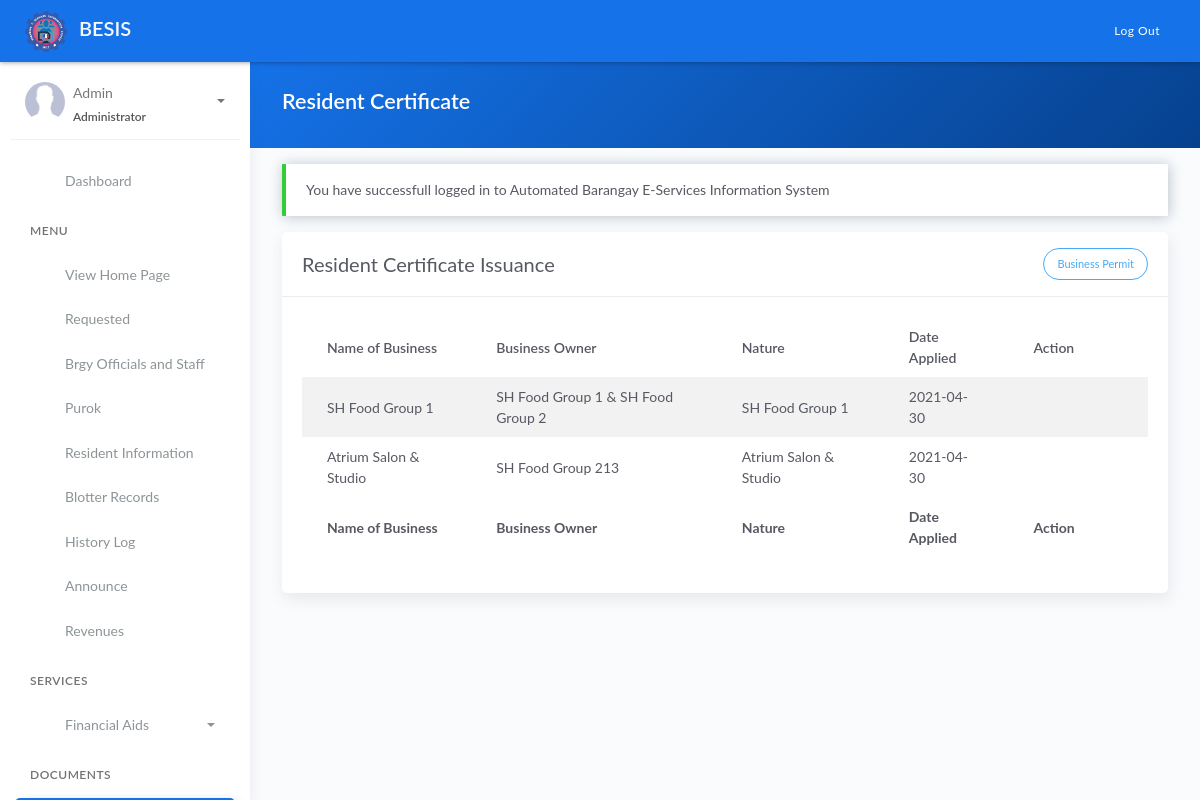
The page /business_permit.php (signed in) on the database as committed earlier.
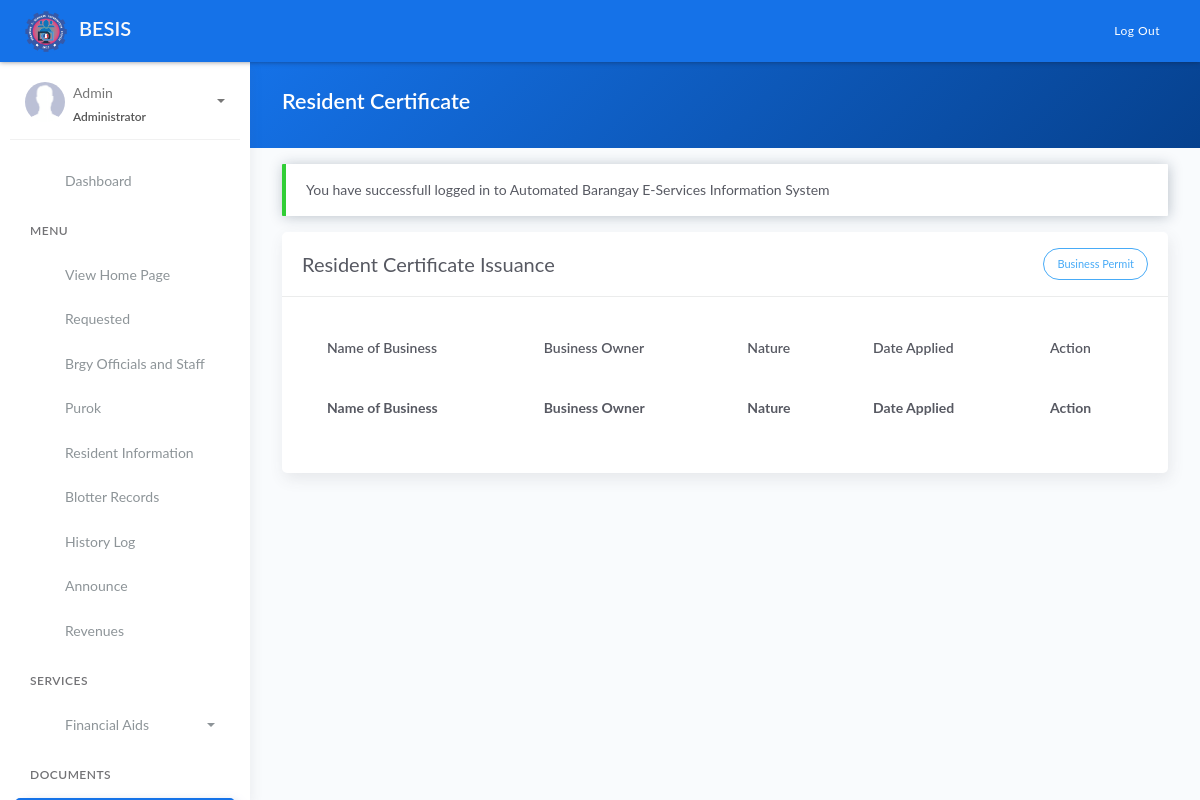
The same page on the database as committed later.
### tables this page shows
CREATE TABLE `tblpermit` (
  `id` int(11) NOT NULL AUTO_INCREMENT,
  `name` varchar(80) DEFAULT NULL,
  `owner1` varchar(200) DEFAULT NULL,
  `owner2` varchar(80) DEFAULT NULL,
  `nature` varchar(220) DEFAULT NULL,
  `applied` date DEFAULT NULL,
  PRIMARY KEY (`id`)
);

### business_permit.php (the view, shortened to what this page needs)
<?php include 'server/server.php' ?>
<?php
	$query = "SELECT * FROM tblpermit";
    $result = $conn->query($query);
    $permit = array();
	while($row = $result->fetch_assoc()){
		$permit[] = $row;
	}
?>
<!DOCTYPE html>
<html lang="en">
<head>
	<?php include 'templates/header.php' ?>
</head>
<body>
	<div class="wrapper">
		<?php include 'templates/main-header.php' ?>
		<?php include 'templates/sidebar.php' ?>
		<div class="main-panel">
			<div class="content">
				<div class="panel-header bg-primary-gradient">
					<div class="page-inner">
						<div class="d-flex align-items-left align-items-md-center flex-column flex-md-row">
							<div>
								<h2 class="text-white fw-bold">Resident Certificate</h2>
							</div>
						</div>
					</div>
				</div>
				<div class="page-inner">
					<div class="row mt--2">
						<div class="col-md-12">
                            <?php if(isset($_SESSION['message'])): ?>
                                <div class="alert alert-<?php echo $_SESSION['success']; ?> <?= $_SESSION['success']=='danger' ? 'bg-danger text-light' : null ?>" role="alert">
                                    <?php echo $_SESSION['message']; ?>
                                </div>
                            <?php endif ?>
                            <div class="card">
								<div class="card-header">
									<div class="card-head-row">
										<div class="card-title">Resident Certificate Issuance</div>
										<?php if(isset($_SESSION['username'])):?>
											<div class="card-tools">
												<a href="#add" data-toggle="modal" class="btn btn-info btn-border btn-round btn-sm">
													Business Permit
												</a>
											</div>
										<?php endif?>
									</div>
								</div>
								<div class="card-body">
									<div class="table-responsive">
										<table id="residenttable" class="display table table-striped">
											<thead>
												<tr>
													<th scope="col">Name of Business</th>
													<th scope="col">Business Owner</th>
													<th scope="col">Nature</th>
													<th scope="col">Date Applied</th>
													<?php if(isset($_SESSION['username'])):?>
													<th scope="col">Action</th>
													<?php endif ?>
												</tr>
											</thead>
											<tbody>
												<?php if(!empty($permit)): ?>
													<?php foreach($permit as $row): ?>
													<tr>
														<td><?= ucwords($row['name']) ?></td>
														<td><?= !empty($row['owner2']) ? ucwords($row['owner1'].' & '. $row['owner2']) : $row['owner1'] ?></td>
														<td><?= $row['nature'] ?></td>
														<td><?= $row['applied'] ?></td>
                                                        <?php if(isset($_SESSION['username'])):?>
														<td>
															<div class="form-button-action">
																<a type="button" data-toggle="tooltip" href="generate_business_permit.php?id=<?= $row['id'] ?>" class="btn btn-link btn-primary" data-original-title="Generate Permit">
																</a>
																<?php if(isset($_SESSION['username']) && $_SESSION['role']=='administrator'): ?>
																<a type="button" data-toggle="tooltip" href="model/remove_permit.php?id=<?= $row['id'] ?>" onclick="return confirm('Are you sure you want to delete this business permit?');" class="btn btn-link btn-danger" data-original-title="Remove">
																</a>
																<?php endif ?>
															</div>
														</td>
														<?php endif ?>
													</tr>
													<?php endforeach ?>
												<?php endif ?>
											</tbody>
											<tfoot>
												<tr>
                                                    <th scope="col">Name of Business</th>
													<th scope="col">Business Owner</th>
													<th scope="col">Nature</th>
													<th scope="col">Date Applied</th>
													<?php if(isset($_SESSION['username'])):?>
													<th scope="col">Action</th>
													<?php endif ?>
												</tr>
											</tfoot>
										</table>
									</div>
								</div>
							</div>
						</div>
					</div>
				</div>
			</div>
		</div>
	</div>
</body>
</html>

Rows that differ between the two databases and show on the page:
removed tblpermit: name "SH Food Group 1", owner1+owner2 "SH Food Group 1 & SH Food Group 2", nature "SH Food Group 1", applied "2021-04-30"
removed tblpermit: name "Atrium Salon & Studio", owner1 "SH Food Group 213", nature "Atrium Salon & Studio", applied "2021-04-30"
